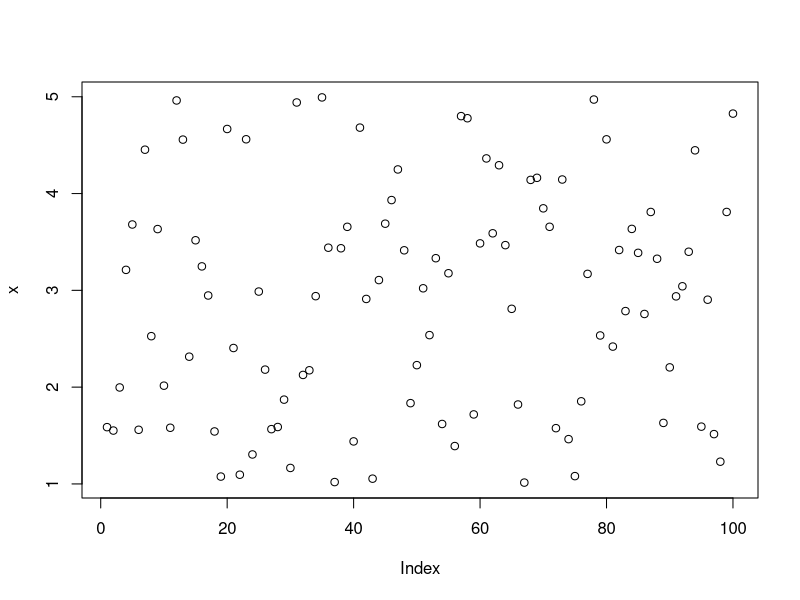
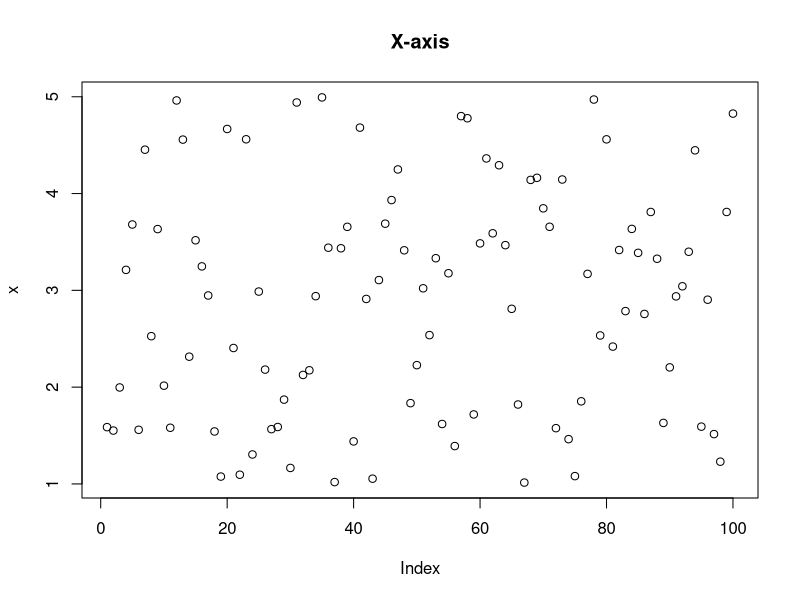
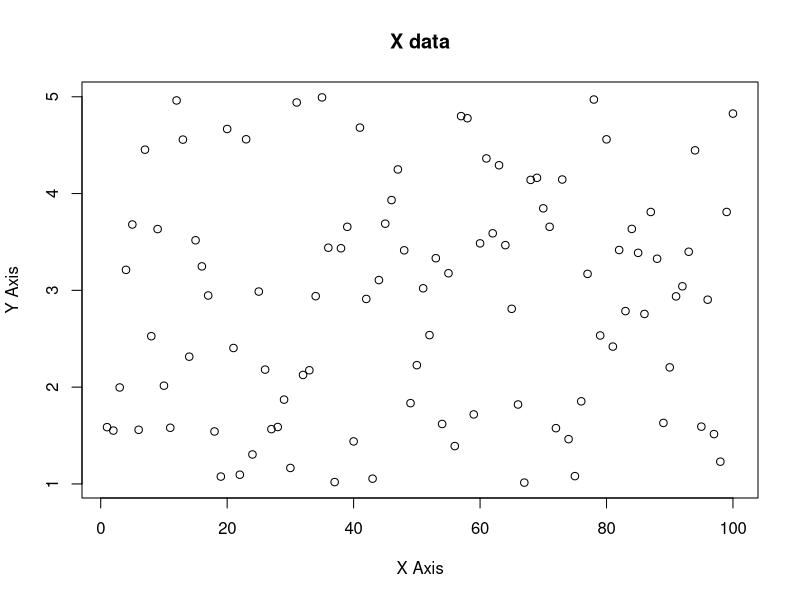
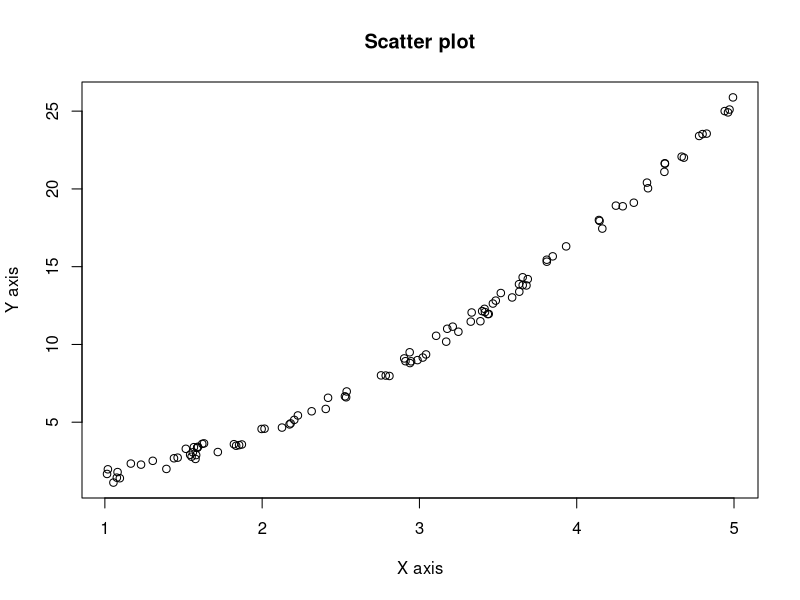
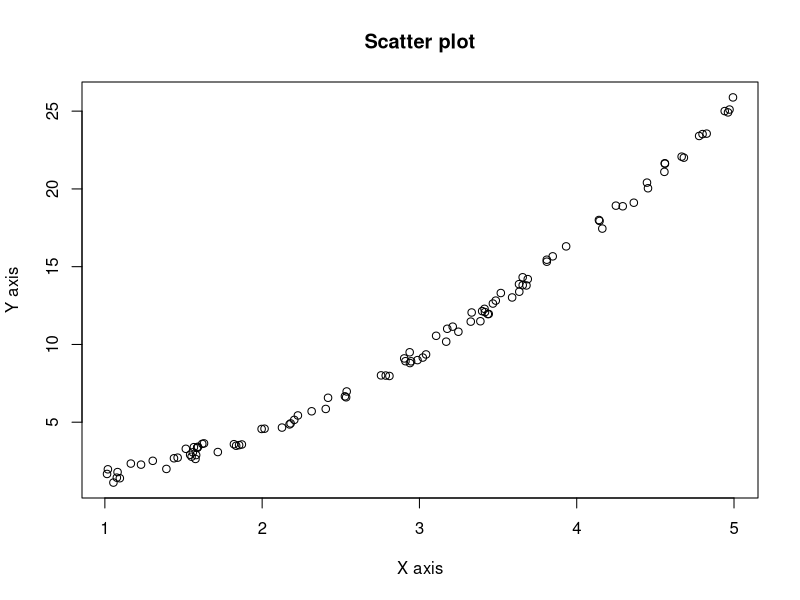

Generate these figures, in order, with R:
x <- runif(100, min=1, max=5)
x
y <- x^2 + runif(100)
y

plot(x)
plot(x, main="X-axis")
plot(x, main="X data", xlab="X Axis", ylab="Y Axis")

plot(x,y, main="Scatter plot",xlab="X axis", ylab="Y axis")
png(filename="/home/vishnoitanuj/Desktop/DataAnalytics/plot/plot.png")
plot(x,y,main="Scatter plot", xlab="X axis", ylab="Y axis")
dev.off()
